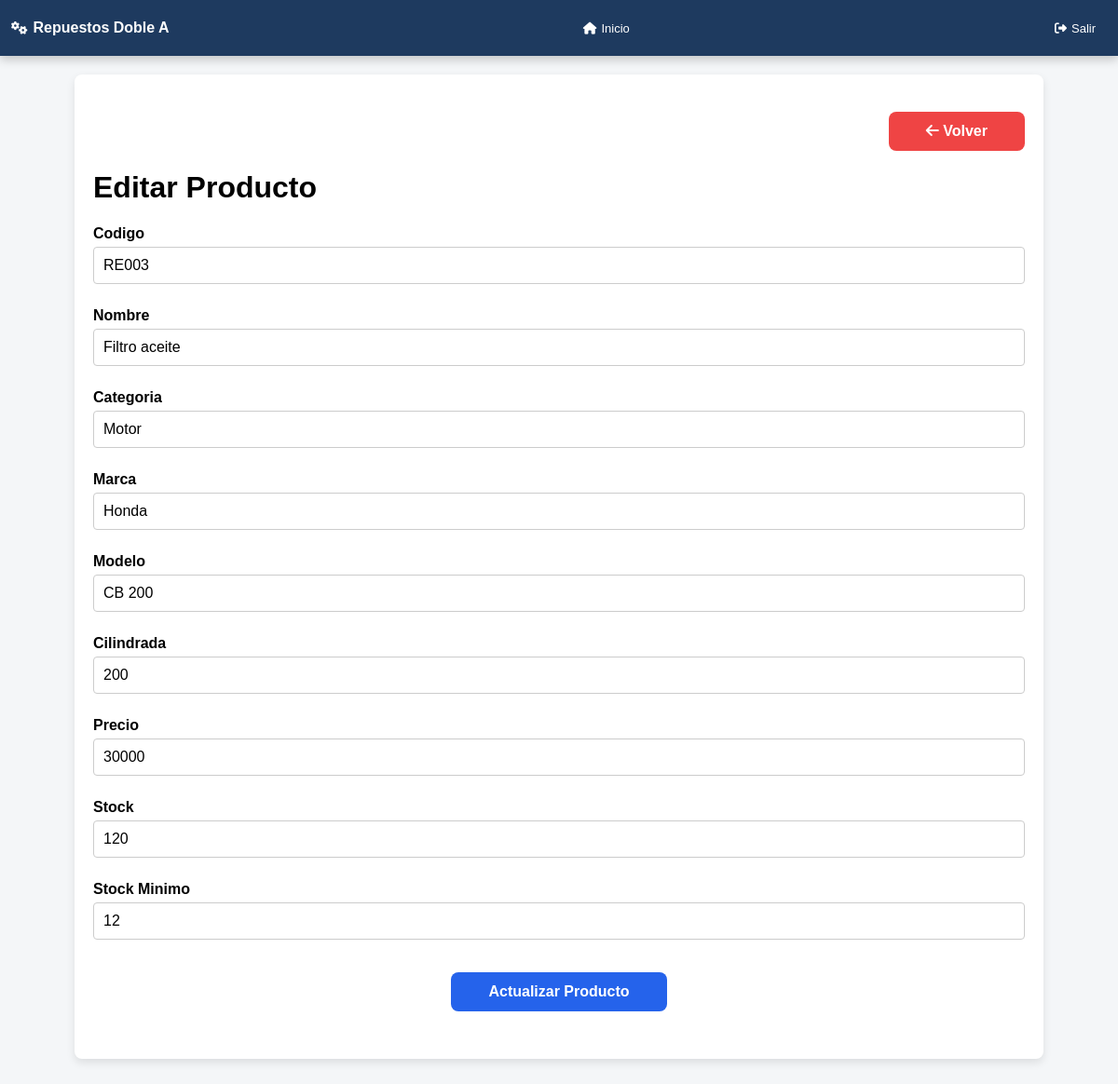
Before: /modulos/productos/editar_producto.php?id=38 with the older database file.
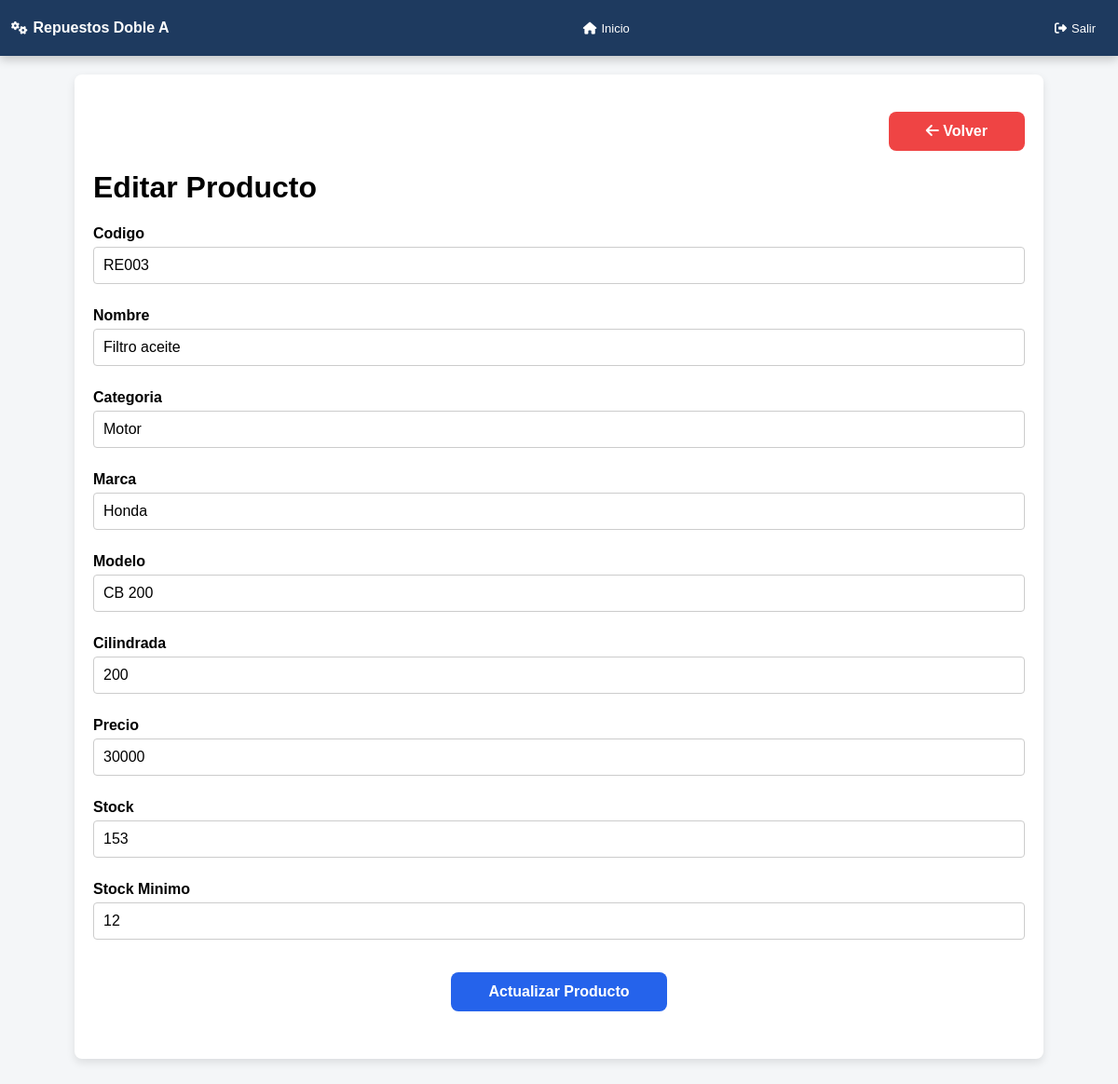
After: the same page with the newer database file.
### tables this page shows
CREATE TABLE `productos` (
  `id` int(11) NOT NULL AUTO_INCREMENT,
  `codigo` varchar(50) DEFAULT NULL,
  `nombre` varchar(150) NOT NULL,
  `categoria` varchar(100) DEFAULT NULL,
  `marca` varchar(50) DEFAULT NULL,
  `modelo` varchar(50) DEFAULT NULL,
  `cilindrada` varchar(10) DEFAULT NULL,
  `precio` decimal(10,2) NOT NULL DEFAULT '0.00',
  `stock` int(11) NOT NULL DEFAULT '0',
  `stock_min` int(11) NOT NULL DEFAULT '0',
  `proveedor_id` int(11) DEFAULT NULL,
  `created_at` timestamp NOT NULL DEFAULT CURRENT_TIMESTAMP,
  PRIMARY KEY (`id`),
  KEY `proveedor_id` (`proveedor_id`),
  CONSTRAINT `productos_ibfk_1` FOREIGN KEY (`proveedor_id`) REFERENCES `proveedores` (`id`) ON DELETE SET NULL
);

### modulos/productos/editar_producto.php (the view, shortened to what this page needs)
<?php
$base_url = '/repuestos/';
include $_SERVER['DOCUMENT_ROOT'] . $base_url . 'includes/header.php';
include $_SERVER['DOCUMENT_ROOT'] . $base_url . 'includes/conexion.php';
if (isset($_GET['id'])) {
    $id = $_GET['id'];
    $stmt = $pdo->prepare("SELECT * FROM productos WHERE id = :id");
    $stmt->execute(['id' => $id]);
    $fila = $stmt->fetch();
}
?>
<!DOCTYPE html>
<html lang="es">
<head>
<link rel="stylesheet" href="<?= $base_url ?>style.css">
</head>
<body>
<div class="container form-container">
    <div class="form-actions-right" style="margin-bottom: 20px;">
        <a href="<?= $base_url ?>modulos/productos/productos.php" class="btn-cancelar"><i class="fas fa-arrow-left"></i> Volver</a>
    </div>
    <h1>Editar Producto</h1>
    <form method="POST">
        <label>Codigo</label>
        <input type="text" name="codigo" value="<?= htmlspecialchars($fila['codigo']); ?>" required>
        <label>Nombre</label>
        <input type="text" name="nombre" value="<?= htmlspecialchars($fila['nombre']); ?>" required>
        <label>Categoria</label>
        <input type="text" name="categoria" value="<?= htmlspecialchars($fila['categoria']); ?>" required>
        <label>Marca</label>
        <input type="text" name="marca" value="<?= htmlspecialchars($fila['marca']); ?>" required>
        <label>Modelo</label>
        <input type="text" name="modelo" value="<?= htmlspecialchars($fila['modelo']); ?>" required>
        <label>Cilindrada</label>
        <input type="text" name="cilindrada" value="<?= htmlspecialchars($fila['cilindrada']); ?>" required>
        <label>Precio</label>
        <input type="number" name="precio" value="<?= (int)$fila['precio']; ?>" required>
        <label>Stock</label>
        <input type="number" name="stock" value="<?= (int)$fila['stock']; ?>" required>
        <label>Stock Minimo</label>
        <input type="number" name="stock_min" value="<?= (int)$fila['stock_min']; ?>" required>
        <div class="form-actions">
            <button type="submit" name="actualizar" class="btn-submit">Actualizar Producto</button>
        </div>
    </form>
</div>
<?php include $_SERVER['DOCUMENT_ROOT'] . $base_url . 'includes/footer.php'; ?>
</body>
</html>

Changed rows visible on the page:
changed productos "RE003": stock "120" → "153"
